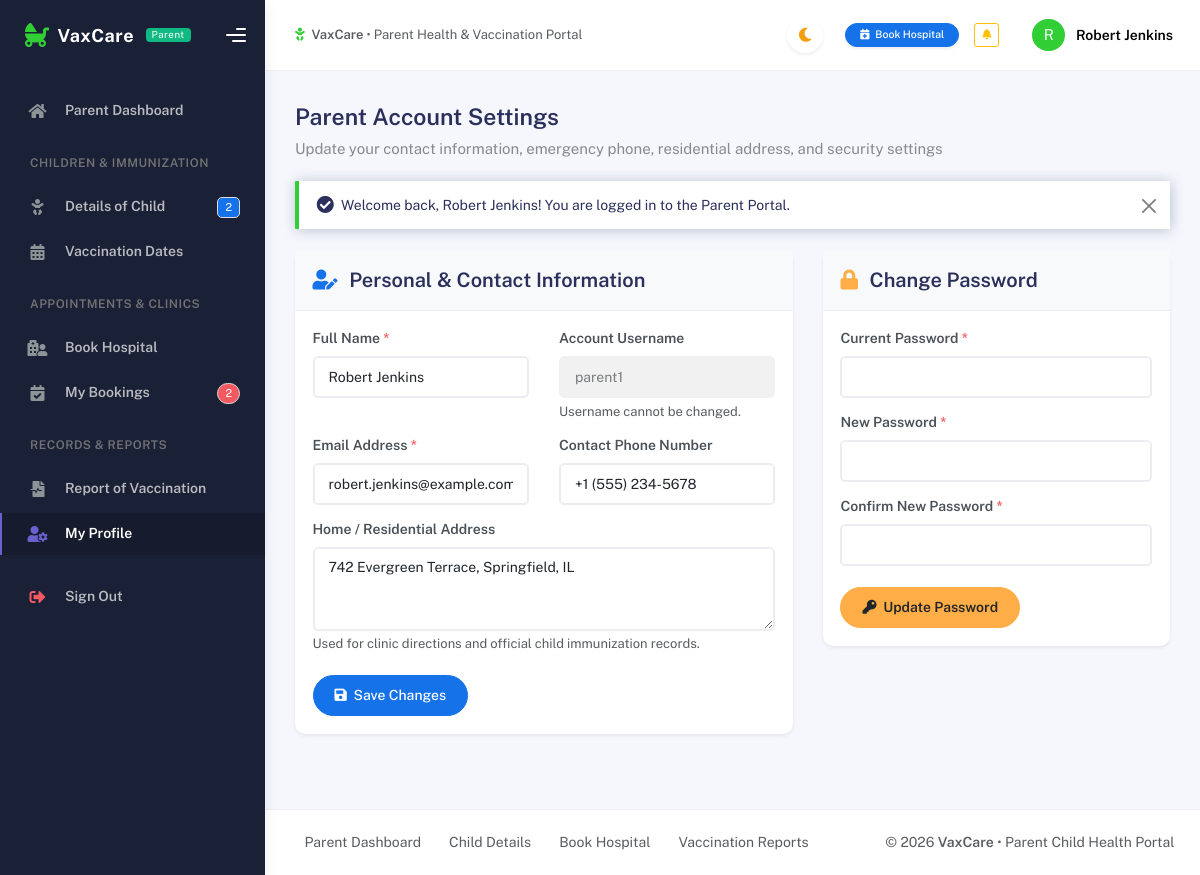
The app's page /parent/profile.php (signed in) with its own data.
### tables this page shows
CREATE TABLE parents (
    parent_id INT AUTO_INCREMENT PRIMARY KEY,
    role_id INT NOT NULL,
    name VARCHAR(100) NOT NULL,
    email VARCHAR(100) NOT NULL UNIQUE,
    phone VARCHAR(20),
    username VARCHAR(50) NOT NULL UNIQUE,
    password VARCHAR(255) NOT NULL,
    address TEXT,

    FOREIGN KEY (role_id)
        REFERENCES roles(role_id)
        ON UPDATE CASCADE
        ON DELETE RESTRICT
);

### config/auth.php (called while the page is built, shortened)
<?php
require_once __DIR__ . '/db.php';
function isParentLoggedIn() {
    return !empty($_SESSION['parent_id']) && ($_SESSION['role'] ?? '') === 'Parent';
}
function getCurrentParent() {
    global $pdo;
    $parentId = $_SESSION['parent_id'];
    $data = [
        'id'       => $parentId,
        'name'     => $_SESSION['parent_name'] ?? 'Parent',
        'username' => $_SESSION['parent_username'] ?? '',
        'email'    => $_SESSION['parent_email'] ?? '',
        'role'     => 'Parent',
        'phone'    => '',
        'address'  => '',
    ];
    if ($pdo) {
        try {
            $stmt = $pdo->prepare("SELECT * FROM parents WHERE parent_id = ? LIMIT 1");
            $stmt->execute([$parentId]);
            $row = $stmt->fetch();
            if ($row) {
                $data['name']     = $row['name'];
                $data['email']    = $row['email'];
                $data['phone']    = $row['phone'];
                $data['address']  = $row['address'];
                $data['username'] = $row['username'];
            }
        } catch (Exception $e) {}
    }
    return $data;
}

### parent/profile.php (the view, shortened to what this page needs)
<?php
require_once __DIR__ . '/../config/db.php';
require_once __DIR__ . '/../config/auth.php';
require_once __DIR__ . '/../config/helpers.php';
$currentParent = getCurrentParent();
$parentData = getCurrentParent();
require_once __DIR__ . '/includes/header.php';
?>
<?php require_once __DIR__ . '/includes/sidebar.php'; ?>
<div class="main-panel">
    <?php require_once __DIR__ . '/includes/navbar.php'; ?>
    <div class="container">
        <div class="page-inner">
            <div class="d-flex align-items-left align-items-md-center flex-column flex-md-row pt-2 pb-4">
                <div>
                    <h3 class="fw-bold mb-1">Parent Account Settings</h3>
                    <h6 class="op-7 mb-0 text-muted">Update your contact information, emergency phone, residential address, and security settings</h6>
                </div>
            </div>
            <?= displayFlash() ?>
            <div class="row">
                <div class="col-lg-7 mb-4">
                    <div class="card card-round shadow-sm">
                        <div class="card-header bg-light">
                            <h5 class="card-title fw-bold mb-0">
                                <i class="fas fa-user-edit text-primary me-2"></i> Personal & Contact Information
                            </h5>
                        </div>
                        <div class="card-body">
                            <form method="POST" action="profile.php">
                                <div class="row">
                                    <div class="col-md-6 mb-3">
                                        <label class="form-label small fw-bold">Full Name <span class="text-danger">*</span></label>
                                        <input type="text" name="name" class="form-control" value="<?= htmlspecialchars($parentData['name'] ?? '') ?>" required>
                                    </div>
                                    <div class="col-md-6 mb-3">
                                        <label class="form-label small fw-bold">Account Username</label>
                                        <input type="text" class="form-control bg-light" value="<?= htmlspecialchars($parentData['username'] ?? '') ?>" disabled>
                                        <div class="form-text small">Username cannot be changed.</div>
                                    </div>
                                </div>
                                <div class="row">
                                    <div class="col-md-6 mb-3">
                                        <label class="form-label small fw-bold">Email Address <span class="text-danger">*</span></label>
                                        <input type="email" name="email" class="form-control" value="<?= htmlspecialchars($parentData['email'] ?? '') ?>" required>
                                    </div>
                                    <div class="col-md-6 mb-3">
                                        <label class="form-label small fw-bold">Contact Phone Number</label>
                                        <input type="text" name="phone" class="form-control" placeholder="+1 (555) 000-0000" value="<?= htmlspecialchars($parentData['phone'] ?? '') ?>">
                                    </div>
                                </div>
                                <div class="mb-4">
                                    <label class="form-label small fw-bold">Home / Residential Address</label>
                                    <textarea name="address" class="form-control" rows="3"><?= htmlspecialchars($parentData['address'] ?? '') ?></textarea>
                                    <div class="form-text small">Used for clinic directions and official child immunization records.</div>
                                </div>
                                <button type="submit" class="btn btn-primary btn-round px-4">
                                    <i class="fas fa-save me-1"></i> Save Changes
                                </button>
                            </form>
                        </div>
                    </div>
                </div>
                <div class="col-lg-5 mb-4">
                    <div class="card card-round shadow-sm">
                        <div class="card-header bg-light">
                            <h5 class="card-title fw-bold mb-0">
                                <i class="fas fa-lock text-warning me-2"></i> Change Password
                            </h5>
                        </div>
                        <div class="card-body">
                            <form method="POST" action="profile.php">
                                <div class="mb-3">
                                    <label class="form-label small fw-bold">Current Password <span class="text-danger">*</span></label>
                                    <input type="password" name="current_password" class="form-control" required>
                                </div>
                                <div class="mb-3">
                                    <label class="form-label small fw-bold">New Password <span class="text-danger">*</span></label>
                                    <input type="password" name="new_password" class="form-control" minlength="6" required>
                                </div>
                                <div class="mb-4">
                                    <label class="form-label small fw-bold">Confirm New Password <span class="text-danger">*</span></label>
                                    <input type="password" name="confirm_password" class="form-control" minlength="6" required>
                                </div>
                                <button type="submit" class="btn btn-warning text-dark btn-round px-4 fw-bold">
                                    <i class="fas fa-key me-1"></i> Update Password
                                </button>
                            </form>
                        </div>
                    </div>
                </div>
            </div>
        </div>
    </div>
<?php require_once __DIR__ . '/includes/footer.php'; ?>

### parent/includes/navbar.php (shortened to what this page needs)
<div class="main-header">
    <nav class="navbar navbar-header navbar-header-transparent navbar-expand-lg border-bottom">
        <div class="container-fluid">
            <div class="d-none d-md-flex align-items-center">
                <span class="text-muted small">
                    <i class="fas fa-baby text-success me-1"></i>
                    <strong>VaxCare</strong> &bull; Parent Health & Vaccination Portal
                </span>
            </div>
            <ul class="navbar-nav topbar-nav ms-md-auto align-items-center">
                <li class="nav-item me-3">
                    <button type="button" class="theme-toggle-btn shadow-sm" id="themeToggleBtn" onclick="toggleTheme()" title="Switch Dark / Light Mode">
                        <i class="fas fa-moon" id="themeIcon"></i>
                    </button>
                </li>
                <li class="nav-item me-2">
                    <a href="<?= BASE_URL ?>parent/book-appointment.php" class="btn btn-xs btn-primary rounded-pill px-3 shadow-sm text-white">
                        <i class="fas fa-calendar-plus me-1"></i> Book Hospital
                    </a>
                </li>
                <li class="nav-item me-3">
                    <a href="<?= BASE_URL ?>parent/schedule.php" class="btn btn-xs btn-outline-warning position-relative" title="Upcoming Vaccinations">
                        <i class="fas fa-bell"></i>
                    </a>
                </li>
                <li class="nav-item topbar-user dropdown hidden-caret">
                    <a class="dropdown-toggle profile-pic" data-bs-toggle="dropdown" href="#" aria-expanded="false">
                        <div class="avatar-sm">
                            <span class="avatar-title rounded-circle border border-white bg-success text-white font-weight-bold">
                                <?= strtoupper(substr($currentParent['name'] ?? 'P', 0, 1)) ?>
                            </span>
                        </div>
                        <span class="profile-username">
                            <span class="fw-bold"><?= htmlspecialchars($currentParent['name'] ?? 'Parent') ?></span>
                        </span>
                    </a>
                </li>
            </ul>
        </div>
    </nav>
</div>

### parent/includes/header.php (style rules this page uses)
.btn-xs { padding: 0.2rem 0.5rem; font-size: 0.75rem; }
.theme-toggle-btn { width: 36px; height: 36px; border-radius: 50%; display: flex; align-items: center; justify-content: center; border: 1px solid rgba(255,255,255,0.2); background: rgba(255,255,255,0.08); color: #f59e0b; cursor: pointer; transition: all 0.3s ease; }

### records on screen
parents: name "R", name "Robert Jenkins", name+username "parent1", email "robert.jenkins@example.com", phone "+1 (555) 234-5678", address "742 Evergreen Terrace, Springfield, IL"

### other values on screen
count($parentChildren) "2"
$parentPendingCount "2"
$flash['message'] "Welcome back, Robert Jenkins! You are logged in to the Parent Portal."
